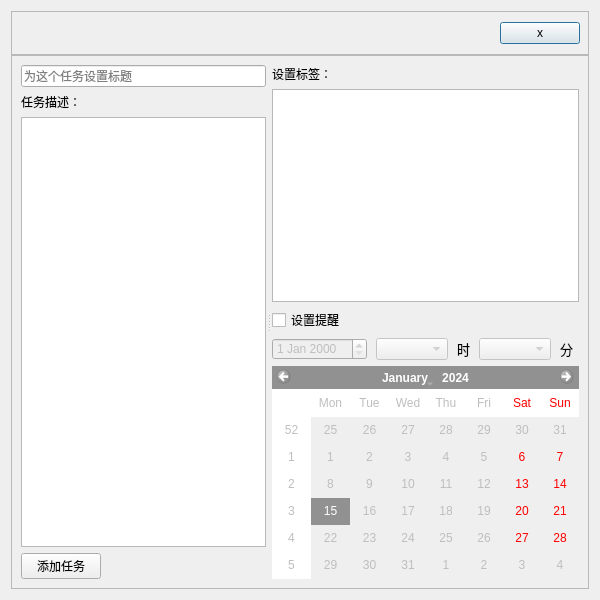
<?xml version="1.0" encoding="UTF-8"?>
<ui version="4.0">
 <class>add_task</class>
 <widget class="QDialog" name="add_task">
  <property name="geometry">
   <rect>
    <x>0</x>
    <y>0</y>
    <width>600</width>
    <height>600</height>
   </rect>
  </property>
  <property name="windowTitle">
   <string>Dialog</string>
  </property>
  <layout class="QVBoxLayout" name="verticalLayout_5" stretch="0,1">
   <property name="spacing">
    <number>0</number>
   </property>
   <item>
    <widget class="QFrame" name="header_frame">
     <property name="frameShape">
      <enum>QFrame::StyledPanel</enum>
     </property>
     <property name="frameShadow">
      <enum>QFrame::Raised</enum>
     </property>
     <layout class="QHBoxLayout" name="horizontalLayout">
      <property name="spacing">
       <number>0</number>
      </property>
      <property name="leftMargin">
       <number>8</number>
      </property>
      <property name="topMargin">
       <number>10</number>
      </property>
      <property name="rightMargin">
       <number>8</number>
      </property>
      <property name="bottomMargin">
       <number>10</number>
      </property>
      <item>
       <widget class="QLabel" name="header_label">
        <property name="text">
         <string/>
        </property>
       </widget>
      </item>
      <item>
       <spacer name="horizontalSpacer">
        <property name="orientation">
         <enum>Qt::Horizontal</enum>
        </property>
        <property name="sizeHint" stdset="0">
         <size>
          <width>514</width>
          <height>10</height>
         </size>
        </property>
       </spacer>
      </item>
      <item>
       <widget class="QPushButton" name="close_btn">
        <property name="text">
         <string>x</string>
        </property>
       </widget>
      </item>
     </layout>
    </widget>
   </item>
   <item>
    <widget class="QFrame" name="body_frame">
     <property name="frameShape">
      <enum>QFrame::StyledPanel</enum>
     </property>
     <property name="frameShadow">
      <enum>QFrame::Raised</enum>
     </property>
     <layout class="QVBoxLayout" name="verticalLayout_4">
      <property name="spacing">
       <number>0</number>
      </property>
      <property name="topMargin">
       <number>9</number>
      </property>
      <item>
       <widget class="QSplitter" name="splitter">
        <property name="styleSheet">
         <string notr="true">alternate-background-color: rgb(255, 255, 255);</string>
        </property>
        <property name="orientation">
         <enum>Qt::Horizontal</enum>
        </property>
        <property name="handleWidth">
         <number>6</number>
        </property>
        <widget class="QWidget" name="layoutWidget">
         <layout class="QVBoxLayout" name="verticalLayout_2">
          <item>
           <layout class="QHBoxLayout" name="horizontalLayout_2">
            <item>
             <widget class="QLineEdit" name="task_title_line">
              <property name="text">
               <string/>
              </property>
              <property name="placeholderText">
               <string>为这个任务设置标题</string>
              </property>
             </widget>
            </item>
           </layout>
          </item>
          <item>
           <layout class="QVBoxLayout" name="verticalLayout">
            <item>
             <widget class="QLabel" name="label_3">
              <property name="text">
               <string>任务描述：</string>
              </property>
             </widget>
            </item>
            <item>
             <widget class="QPlainTextEdit" name="task_plain"/>
            </item>
           </layout>
          </item>
          <item>
           <layout class="QHBoxLayout" name="horizontalLayout_3">
            <item>
             <widget class="QPushButton" name="add_btn">
              <property name="text">
               <string>添加任务</string>
              </property>
             </widget>
            </item>
            <item>
             <spacer name="horizontalSpacer_2">
              <property name="orientation">
               <enum>Qt::Horizontal</enum>
              </property>
              <property name="sizeHint" stdset="0">
               <size>
                <width>40</width>
                <height>20</height>
               </size>
              </property>
             </spacer>
            </item>
           </layout>
          </item>
         </layout>
        </widget>
        <widget class="QWidget" name="layoutWidget">
         <layout class="QVBoxLayout" name="verticalLayout_3">
          <item>
           <widget class="QLabel" name="label_4">
            <property name="text">
             <string>设置标签：</string>
            </property>
           </widget>
          </item>
          <item>
           <widget class="QListWidget" name="tags_list_widget">
            <property name="selectionMode">
             <enum>QAbstractItemView::NoSelection</enum>
            </property>
           </widget>
          </item>
          <item>
           <widget class="QCheckBox" name="set_remind_check">
            <property name="text">
             <string>设置提醒</string>
            </property>
           </widget>
          </item>
          <item>
           <layout class="QHBoxLayout" name="horizontalLayout_4">
            <property name="spacing">
             <number>9</number>
            </property>
            <property name="rightMargin">
             <number>6</number>
            </property>
            <item>
             <widget class="QDateEdit" name="date_edit">
              <property name="enabled">
               <bool>false</bool>
              </property>
             </widget>
            </item>
            <item>
             <widget class="QComboBox" name="hour_combo">
              <property name="enabled">
               <bool>false</bool>
              </property>
             </widget>
            </item>
            <item>
             <widget class="QLabel" name="hour_label">
              <property name="font">
               <font>
                <pointsize>10</pointsize>
               </font>
              </property>
              <property name="text">
               <string>时</string>
              </property>
             </widget>
            </item>
            <item>
             <widget class="QComboBox" name="minute_combo">
              <property name="enabled">
               <bool>false</bool>
              </property>
             </widget>
            </item>
            <item>
             <widget class="QLabel" name="minute_label">
              <property name="font">
               <font>
                <pointsize>10</pointsize>
               </font>
              </property>
              <property name="text">
               <string>分</string>
              </property>
             </widget>
            </item>
           </layout>
          </item>
          <item>
           <widget class="QCalendarWidget" name="calendar_widget">
            <property name="enabled">
             <bool>false</bool>
            </property>
           </widget>
          </item>
         </layout>
        </widget>
       </widget>
      </item>
     </layout>
    </widget>
   </item>
  </layout>
 </widget>
 <resources/>
 <connections/>
</ui>
